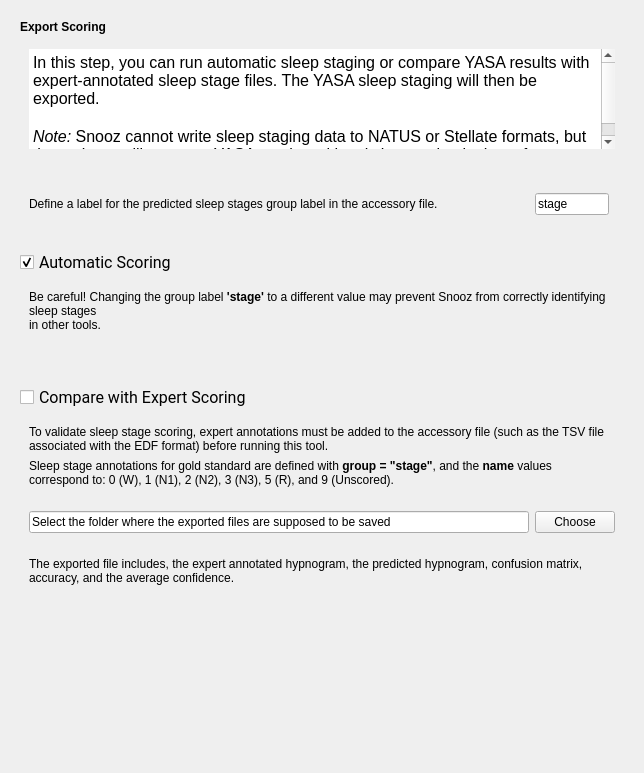
<?xml version="1.0" encoding="UTF-8"?>
<ui version="4.0">
 <class>ExportResultsStep</class>
 <widget class="QWidget" name="ExportResultsStep">
  <property name="geometry">
   <rect>
    <x>0</x>
    <y>0</y>
    <width>643</width>
    <height>773</height>
   </rect>
  </property>
  <property name="windowTitle">
   <string/>
  </property>
  <property name="styleSheet">
   <string notr="true">font: 12pt &quot;Roboto&quot;;</string>
  </property>
  <layout class="QVBoxLayout" name="verticalLayout_2">
   <item>
    <layout class="QVBoxLayout" name="verticalLayout">
     <item>
      <widget class="QFrame" name="frame">
       <property name="styleSheet">
        <string notr="true"/>
       </property>
       <property name="frameShape">
        <enum>QFrame::Shape::NoFrame</enum>
       </property>
       <layout class="QVBoxLayout" name="verticalLayout_4">
        <item>
         <widget class="QLabel" name="label">
          <property name="styleSheet">
           <string notr="true"/>
          </property>
          <property name="lineWidth">
           <number>0</number>
          </property>
          <property name="text">
           <string>&lt;html&gt;&lt;head/&gt;&lt;body&gt;&lt;p&gt;&lt;span style=&quot; font-weight:700;&quot;&gt;Export Scoring&lt;/span&gt;&lt;/p&gt;&lt;/body&gt;&lt;/html&gt;</string>
          </property>
          <property name="wordWrap">
           <bool>true</bool>
          </property>
         </widget>
        </item>
        <item>
         <widget class="QFrame" name="frame_7">
          <property name="sizePolicy">
           <sizepolicy hsizetype="Expanding" vsizetype="Fixed">
            <horstretch>0</horstretch>
            <verstretch>0</verstretch>
           </sizepolicy>
          </property>
          <property name="styleSheet">
           <string notr="true">background-color: </string>
          </property>
          <property name="frameShape">
           <enum>QFrame::Shape::NoFrame</enum>
          </property>
          <property name="lineWidth">
           <number>0</number>
          </property>
          <layout class="QVBoxLayout" name="verticalLayout_6">
           <item>
            <widget class="QTextEdit" name="textEdit">
             <property name="maximumSize">
              <size>
               <width>16777215</width>
               <height>100</height>
              </size>
             </property>
             <property name="frameShape">
              <enum>QFrame::Shape::NoFrame</enum>
             </property>
             <property name="frameShadow">
              <enum>QFrame::Shadow::Plain</enum>
             </property>
             <property name="lineWidth">
              <number>0</number>
             </property>
             <property name="readOnly">
              <bool>true</bool>
             </property>
             <property name="html">
              <string>&lt;!DOCTYPE HTML PUBLIC &quot;-//W3C//DTD HTML 4.0//EN&quot; &quot;http://www.w3.org/TR/REC-html40/strict.dtd&quot;&gt;
&lt;html&gt;&lt;head&gt;&lt;meta name=&quot;qrichtext&quot; content=&quot;1&quot; /&gt;&lt;meta charset=&quot;utf-8&quot; /&gt;&lt;style type=&quot;text/css&quot;&gt;
p, li { white-space: pre-wrap; }
hr { height: 1px; border-width: 0; }
li.unchecked::marker { content: &quot;\2610&quot;; }
li.checked::marker { content: &quot;\2612&quot;; }
&lt;/style&gt;&lt;/head&gt;&lt;body style=&quot; font-family:'Roboto'; font-size:12pt; font-weight:400; font-style:normal;&quot;&gt;
&lt;p style=&quot; margin-top:0px; margin-bottom:0px; margin-left:0px; margin-right:0px; -qt-block-indent:0; text-indent:0px;&quot;&gt;In this step, you can run automatic sleep staging or compare YASA results with expert-annotated sleep stage files. The YASA sleep staging will then be exported.&lt;/p&gt;
&lt;p style=&quot;-qt-paragraph-type:empty; margin-top:0px; margin-bottom:0px; margin-left:0px; margin-right:0px; -qt-block-indent:0; text-indent:0px;&quot;&gt;&lt;br /&gt;&lt;/p&gt;
&lt;p style=&quot; margin-top:0px; margin-bottom:0px; margin-left:0px; margin-right:0px; -qt-block-indent:0; text-indent:0px;&quot;&gt;&lt;span style=&quot; font-style:italic;&quot;&gt;Note:&lt;/span&gt; Snooz cannot write sleep staging data to NATUS or Stellate formats, but the tool can still compare YASA scoring with existing staging in these formats.&lt;/p&gt;&lt;/body&gt;&lt;/html&gt;</string>
             </property>
            </widget>
           </item>
           <item>
            <spacer name="verticalSpacer_4">
             <property name="orientation">
              <enum>Qt::Orientation::Vertical</enum>
             </property>
             <property name="sizeType">
              <enum>QSizePolicy::Policy::Fixed</enum>
             </property>
             <property name="sizeHint" stdset="0">
              <size>
               <width>20</width>
               <height>20</height>
              </size>
             </property>
            </spacer>
           </item>
          </layout>
         </widget>
        </item>
        <item>
         <widget class="QFrame" name="frame_4">
          <property name="styleSheet">
           <string notr="true">background-color: </string>
          </property>
          <property name="frameShape">
           <enum>QFrame::Shape::NoFrame</enum>
          </property>
          <layout class="QHBoxLayout" name="horizontalLayout_3">
           <item>
            <widget class="QLabel" name="label_2">
             <property name="minimumSize">
              <size>
               <width>500</width>
               <height>0</height>
              </size>
             </property>
             <property name="lineWidth">
              <number>0</number>
             </property>
             <property name="text">
              <string>&lt;html&gt;&lt;head/&gt;&lt;body&gt;&lt;p&gt;Define a label for the predicted sleep stages group label in the accessory file.&lt;/p&gt;&lt;/body&gt;&lt;/html&gt;</string>
             </property>
             <property name="wordWrap">
              <bool>true</bool>
             </property>
            </widget>
           </item>
           <item>
            <widget class="QLineEdit" name="lineEdit_2">
             <property name="maximumSize">
              <size>
               <width>500</width>
               <height>16777215</height>
              </size>
             </property>
             <property name="text">
              <string>stage</string>
             </property>
            </widget>
           </item>
           <item>
            <spacer name="horizontalSpacer_2">
             <property name="orientation">
              <enum>Qt::Orientation::Horizontal</enum>
             </property>
             <property name="sizeHint" stdset="0">
              <size>
               <width>40</width>
               <height>20</height>
              </size>
             </property>
            </spacer>
           </item>
          </layout>
         </widget>
        </item>
        <item>
         <spacer name="verticalSpacer_2">
          <property name="orientation">
           <enum>Qt::Orientation::Vertical</enum>
          </property>
          <property name="sizeType">
           <enum>QSizePolicy::Policy::Fixed</enum>
          </property>
          <property name="sizeHint" stdset="0">
           <size>
            <width>20</width>
            <height>20</height>
           </size>
          </property>
         </spacer>
        </item>
        <item>
         <widget class="QCheckBox" name="checkBox">
          <property name="font">
           <font>
            <family>Roboto</family>
            <pointsize>12</pointsize>
            <italic>false</italic>
            <bold>false</bold>
           </font>
          </property>
          <property name="styleSheet">
           <string notr="true"/>
          </property>
          <property name="text">
           <string>Automatic Scoring</string>
          </property>
          <property name="checked">
           <bool>true</bool>
          </property>
         </widget>
        </item>
        <item>
         <widget class="QFrame" name="frame_3">
          <property name="styleSheet">
           <string notr="true"/>
          </property>
          <property name="frameShape">
           <enum>QFrame::Shape::NoFrame</enum>
          </property>
          <property name="lineWidth">
           <number>0</number>
          </property>
          <layout class="QHBoxLayout" name="horizontalLayout_2">
           <item>
            <widget class="QLabel" name="label_3">
             <property name="styleSheet">
              <string notr="true"/>
             </property>
             <property name="lineWidth">
              <number>0</number>
             </property>
             <property name="text">
              <string>&lt;html&gt;&lt;head/&gt;&lt;body&gt;&lt;p&gt;Be careful! Changing the group label &lt;span style=&quot; font-weight:700;&quot;&gt;'stage'&lt;/span&gt; to a different value may prevent Snooz from correctly identifying sleep stages&lt;br/&gt;in other tools.&lt;/p&gt;&lt;/body&gt;&lt;/html&gt;</string>
             </property>
             <property name="wordWrap">
              <bool>true</bool>
             </property>
            </widget>
           </item>
          </layout>
         </widget>
        </item>
       </layout>
      </widget>
     </item>
     <item>
      <spacer name="verticalSpacer_3">
       <property name="orientation">
        <enum>Qt::Orientation::Vertical</enum>
       </property>
       <property name="sizeType">
        <enum>QSizePolicy::Policy::Fixed</enum>
       </property>
       <property name="sizeHint" stdset="0">
        <size>
         <width>20</width>
         <height>20</height>
        </size>
       </property>
      </spacer>
     </item>
     <item>
      <widget class="QFrame" name="frame_5">
       <property name="styleSheet">
        <string notr="true"/>
       </property>
       <property name="frameShape">
        <enum>QFrame::Shape::NoFrame</enum>
       </property>
       <layout class="QVBoxLayout" name="verticalLayout_3">
        <item>
         <widget class="QCheckBox" name="checkBox_2">
          <property name="font">
           <font>
            <family>Roboto</family>
            <pointsize>12</pointsize>
            <italic>false</italic>
            <bold>false</bold>
           </font>
          </property>
          <property name="text">
           <string>Compare with Expert Scoring</string>
          </property>
         </widget>
        </item>
        <item>
         <widget class="QFrame" name="frame_9">
          <property name="frameShape">
           <enum>QFrame::Shape::NoFrame</enum>
          </property>
          <property name="lineWidth">
           <number>0</number>
          </property>
          <layout class="QVBoxLayout" name="verticalLayout_5">
           <item>
            <widget class="QLabel" name="label_4">
             <property name="text">
              <string>&lt;html&gt;&lt;head/&gt;&lt;body&gt;&lt;p&gt;To validate sleep stage scoring, expert annotations must be added to the accessory file (such as the TSV file associated with the EDF format) before running this tool.&lt;/p&gt;&lt;/body&gt;&lt;/html&gt;</string>
             </property>
             <property name="wordWrap">
              <bool>true</bool>
             </property>
            </widget>
           </item>
           <item>
            <widget class="QLabel" name="label_5">
             <property name="lineWidth">
              <number>0</number>
             </property>
             <property name="text">
              <string>&lt;html&gt;&lt;head/&gt;&lt;body&gt;&lt;p&gt;Sleep stage annotations for gold standard are defined with &lt;span style=&quot; font-weight:700;&quot;&gt;group = &amp;quot;stage&amp;quot;&lt;/span&gt;, and the &lt;span style=&quot; font-weight:700;&quot;&gt;name&lt;/span&gt; values correspond to: 0 (W), 1 (N1), 2 (N2), 3 (N3), 5 (R), and 9 (Unscored).&lt;/p&gt;&lt;/body&gt;&lt;/html&gt;</string>
             </property>
             <property name="wordWrap">
              <bool>true</bool>
             </property>
            </widget>
           </item>
          </layout>
         </widget>
        </item>
        <item>
         <widget class="QFrame" name="frame_6">
          <property name="frameShape">
           <enum>QFrame::Shape::NoFrame</enum>
          </property>
          <property name="lineWidth">
           <number>0</number>
          </property>
          <layout class="QHBoxLayout" name="horizontalLayout_4">
           <item>
            <widget class="QLineEdit" name="lineEdit">
             <property name="minimumSize">
              <size>
               <width>500</width>
               <height>0</height>
              </size>
             </property>
             <property name="text">
              <string>Select the folder where the exported files are supposed to be saved</string>
             </property>
            </widget>
           </item>
           <item>
            <widget class="QPushButton" name="pushButton">
             <property name="maximumSize">
              <size>
               <width>500</width>
               <height>16777215</height>
              </size>
             </property>
             <property name="text">
              <string>Choose</string>
             </property>
            </widget>
           </item>
           <item>
            <spacer name="horizontalSpacer_3">
             <property name="orientation">
              <enum>Qt::Orientation::Horizontal</enum>
             </property>
             <property name="sizeHint" stdset="0">
              <size>
               <width>40</width>
               <height>20</height>
              </size>
             </property>
            </spacer>
           </item>
          </layout>
         </widget>
        </item>
        <item>
         <widget class="QFrame" name="frame_8">
          <property name="frameShape">
           <enum>QFrame::Shape::NoFrame</enum>
          </property>
          <property name="lineWidth">
           <number>0</number>
          </property>
          <layout class="QHBoxLayout" name="horizontalLayout_6">
           <item>
            <widget class="QLabel" name="label_6">
             <property name="lineWidth">
              <number>0</number>
             </property>
             <property name="text">
              <string>&lt;html&gt;&lt;head/&gt;&lt;body&gt;&lt;p&gt;The exported file includes, the expert annotated hypnogram, the predicted hypnogram, confusion matrix, accuracy, and the average confidence.&lt;/p&gt;&lt;/body&gt;&lt;/html&gt;</string>
             </property>
             <property name="wordWrap">
              <bool>true</bool>
             </property>
            </widget>
           </item>
          </layout>
         </widget>
        </item>
       </layout>
      </widget>
     </item>
    </layout>
   </item>
   <item>
    <spacer name="verticalSpacer">
     <property name="orientation">
      <enum>Qt::Orientation::Vertical</enum>
     </property>
     <property name="sizeHint" stdset="0">
      <size>
       <width>20</width>
       <height>107</height>
      </size>
     </property>
    </spacer>
   </item>
  </layout>
 </widget>
 <resources>
  <include location="../../../../../snooz-toolbox/src/main/python/ui/themes/themes.qrc"/>
 </resources>
 <connections/>
</ui>
